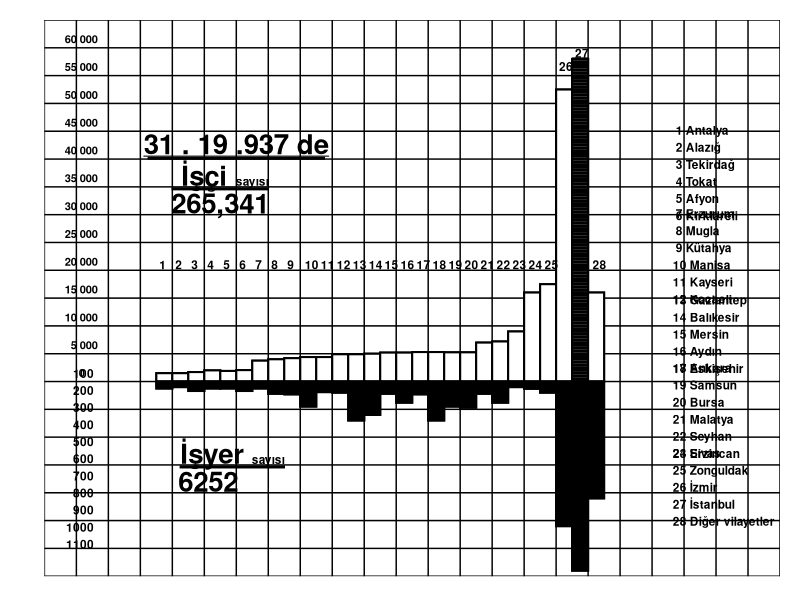

Source code (R):
library(ggplot2)
iller <- rep(c(1.5:28.5),2)
isci <- c(1500,1500,1700,2000,1900,2050,3750,4000,4200,4400,4400,4900,4900,5000,
          5200,5200,5300,5300,5250,5250,7000,7200,9000,16000,17500,52500,58000,16000)
isyeri <- c(1250,1000,1700,1250,1250,1700,1250,2200,2300,4500,1900,2000,7000,6000,
            2200,3800,2300,7000,4500,4700,2200,3800,1000,1300,2000,26000,34000,21000)
is <- data.frame(iller, isci, isyeri)

label1 <- c("1","2","3","4","5","6","7","8","9","10","11","12","13","14","15","16","17","18","19","20",
            "21","22","23","24","25"," "," ","28" )
xcor <- seq(1.1,28.1)
cizgi <- seq(0,58000,500)

ggplot(is, aes(x=iller))+
  geom_bar(aes(y = isci), position = "identity",
           stat = "identity", colour = "black", fill = "white", size = 0.7, width = 1) +
  geom_bar(aes(y = -isyeri), position = "identity",
           stat = "identity", colour = "black", fill = "black", size = 0.7, width = 1) +
  theme_classic() +
  theme(panel.grid.major = element_line(colour = "black", size = 0.5)) +
  theme(plot.margin = unit(c(1,1,1,-2), "lines")) +
  theme(axis.line.y = element_blank(), axis.line.x = element_blank(),
        axis.text.x = element_blank(), 
        axis.text.y = element_text(color = "black", size = 8, hjust = 2.35, vjust = -0.5, face = "bold"), 
        axis.ticks.y = element_blank(), axis.ticks.x = element_blank(), axis.title = element_blank()) +
  scale_x_continuous(breaks = c(-6,-4,-2,0,2,4,6,8,10,12,14,16,18,20,22,24,26,28,30,32,34,36,38,40),
                     limits = c(-6,40), expand = c(0,0)) +
  scale_y_continuous(breaks = c(-35000,-30000,-25000,-20000,-15000,-10000,-5000,0,
                                5000,10000,15000,20000,25000,30000,35000,40000,45000,50000,55000,60000,65000),
                     labels = c(" ","","","","","","",
                                "0       ","  5 000","10 000","15 000","20 000","25 000","30 000","35 000",
                                "40 000","45 000","50 000","55 000","60 000"," "),
                     limits = c(-35000,65000), expand = c(0,0)) +
annotate("text", x = 33.3, y = 37500, label = " 1 Antalya \n 2 Alazığ \n 3 Tekirdağ \n 4 Tokat \n 5 Afyon \n 6 Kırklareli",
         size = 3, fontface = "bold", hjust = 0) + 
annotate("text", x = 33.3, y = 22500, label = " 7 Erzurum \n 8 Mugla \n 9 Kütahya \n10 Manisa \n11 Kayseri \n12 Kocaeli",
         size = 3, fontface = "bold", hjust = 0) +
annotate("text", x = 33.3, y = 8500, label = "13 Gaziantep \n14 Balıkesir \n15 Mersin \n16 Aydın \n17 Eskişehir", 
         size = 3, fontface = "bold", hjust = 0) +
annotate("text", x = 33.3, y = -5250, label = "18 Ankara \n19 Samsun \n20 Bursa \n21 Malatya \n22 Seyhan \n23 Erzincan", 
         size = 3, fontface = "bold", hjust = 0) +
annotate("text", x = 33.3, y = -19000, label = "24 Sivas \n25 Zonguldak \n26 İzmir \n27 İstanbul \n28 Diğer vilayetler",
         size = 3, fontface = "bold", hjust = 0) +
annotate("text", x = -2.9, y = -13900, label = "100\n200\n300\n400\n500\n600\n700\n800\n900\n1000\n1100",
         size = 3, fontface = "bold", hjust = 1) +
annotate("text", x = 6, y = 42500, label = expression(bold(paste(underline("31 . 19 .937 de")))),
         size = 7, fontface = "bold")  +
annotate("text", x = 4, y = 37000, label = "İşçi", size = 7, fontface = "bold") +
annotate("text", x = 6, y = 32000, label = "265,341    ", size = 7, fontface = "bold") +
annotate("rect", xmin = 2, xmax = 8, ymin = 34500 , ymax = 34800 , size = 0.5, colour = "black", fill = "black") +
annotate("rect", xmin = 0.5, xmax = 11.5, ymin = 40000 , ymax = 40300 , size = 0.5, colour = "black", fill = "black") +
annotate("text", x = 7 , y = 36000, label = "sayısı", size = 3, fontface = "bold") +
annotate("text", x = 4.5, y = -13000, label = "İşyer", size = 7, fontface = "bold") + 
annotate("text", x = 8 , y = -14000, label = "sayısı", size = 3, fontface = "bold") +
annotate("text", x = 5, y = -18000, label = "6252   ", size = 7, fontface = "bold") +
annotate("rect", xmin = 2.5, xmax = 9, ymin = -15200 , ymax = -15500 , size = 0.5, colour = "black", fill = "black") +
annotate("text", x = xcor, y = 21000, label = label1, fontface = "bold",hjust = -0.2, size = 3) +
annotate("text", x = 26, y = 55000, label = "26", fontface = "bold",hjust = -0.2,vjust = -0.5, size = 3) +
annotate("text", x = 27, y = 59000, label = "27", fontface = "bold",hjust = -0.2, size = 3) +
annotate("segment", x = 27 , xend = 28 , y = 0 + cizgi, yend = 0 + cizgi, size = 1)
  
